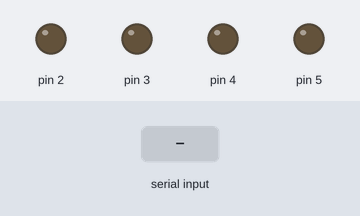
The sketch below on a simulated Arduino Uno, built with avr-gcc and run on an emulated ATmega328P. Shown: output pins drawn as LEDs (lit = HIGH). The test bench sets the inputs (shaded band). What the sketch prints to the serial monitor is not drawn.

Above: at 1.2 s.
1.3 s: "3" received over Serial
At 2.5 s:
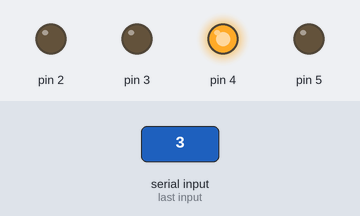
2.8 s: "4" received over Serial
At 3.9 s:
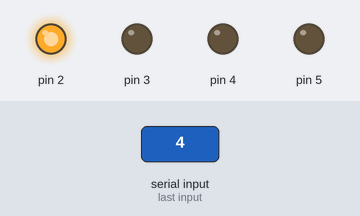
4.3 s: "1" received over Serial
At 5.1 s:
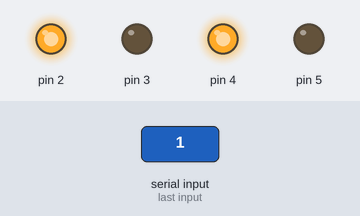
5.8 s: "2" received over Serial
At 6.2 s:
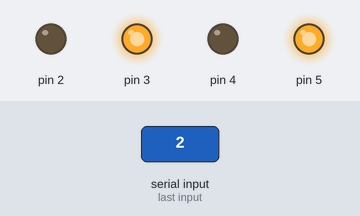
Timing chart, 0 to 8.3 s (numbered marks = the images above; inputs shaded):
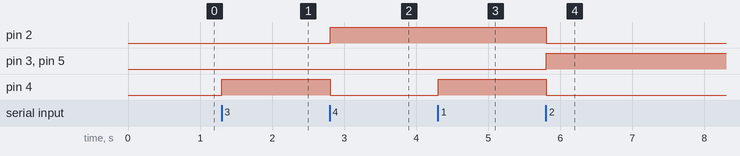

The sketch:

code.ino
```cpp
int val;

void setup()
{
    Serial.begin(38400);
    pinMode(2, OUTPUT);
    pinMode(3, OUTPUT);
    pinMode(4, OUTPUT);
    pinMode(5, OUTPUT);
}

void loop()
{
    if (Serial.available() > 0)
    {
        val = Serial.read();
    }


    if(val=='3'){
        Serial.println("Stanga");
        digitalWrite(2, LOW);
        digitalWrite(3, LOW);
        digitalWrite(4, HIGH);
        digitalWrite(5, LOW);
    }

    if(val=='4'){
        Serial.println("Dreapta");
        digitalWrite(2, HIGH);
        digitalWrite(3, LOW);
        digitalWrite(4, LOW);
        digitalWrite(5, LOW);
    }

    if(val=='1'){
        Serial.println("Inainte");
        digitalWrite(2,HIGH);
        digitalWrite(3, LOW);
        digitalWrite(4, HIGH);
        digitalWrite(5, LOW);
    }
    if(val=='2'){
        Serial.println("Inapoi");
        digitalWrite(2, LOW);
        digitalWrite(3, HIGH);
        digitalWrite(4, LOW);
        digitalWrite(5, HIGH);
    }

    if(val=='5'){
        Serial.println("Stop");
        digitalWrite(2, LOW);
        digitalWrite(3, LOW);
        digitalWrite(4, LOW);
        digitalWrite(5, LOW);
    }
}
```

Measured:
- after the input at 1.3 s, pin 4: LOW → HIGH at once
- after the input at 2.8 s, pin 2: LOW → HIGH at once; pin 4: HIGH → LOW at once
- after the input at 4.3 s, pin 4: LOW → HIGH at once
- after the input at 5.8 s, pin 2, pin 4: HIGH → LOW at once; pin 3, pin 5: LOW → HIGH at once
